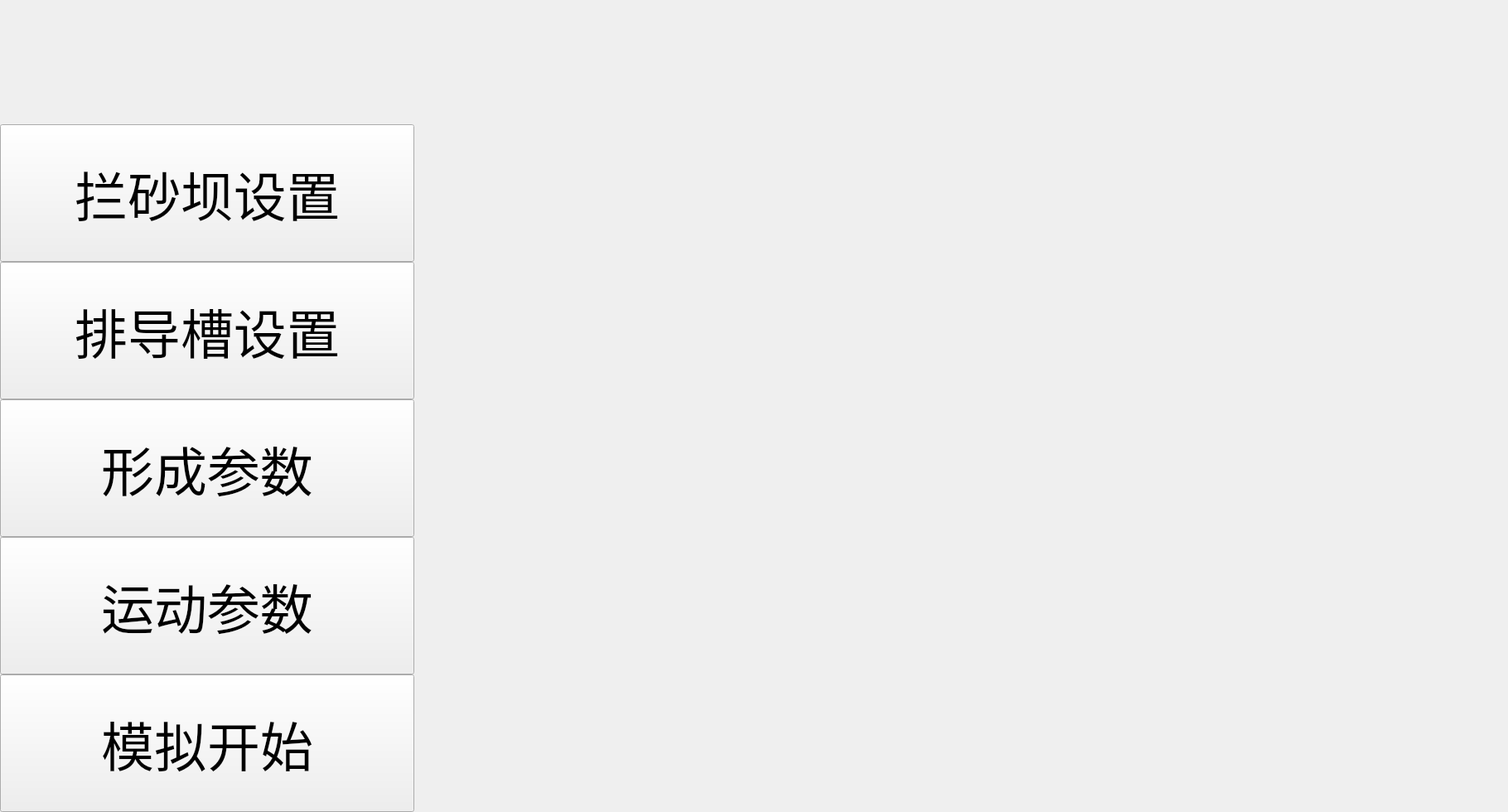
<?xml version="1.0" encoding="UTF-8"?>
<ui version="4.0">
 <class>MainWindow</class>
 <widget class="QMainWindow" name="MainWindow">
  <property name="geometry">
   <rect>
    <x>0</x>
    <y>0</y>
    <width>1820</width>
    <height>980</height>
   </rect>
  </property>
  <property name="font">
   <font>
    <family>黑体</family>
    <pointsize>48</pointsize>
   </font>
  </property>
  <property name="cursor">
   <cursorShape>OpenHandCursor</cursorShape>
  </property>
  <property name="mouseTracking">
   <bool>true</bool>
  </property>
  <property name="contextMenuPolicy">
   <enum>Qt::DefaultContextMenu</enum>
  </property>
  <property name="windowTitle">
   <string>泥石流模拟系统1.0</string>
  </property>
  <widget class="QWidget" name="centralWidget">
   <widget class="QPushButton" name="pushButton">
    <property name="geometry">
     <rect>
      <x>0</x>
      <y>150</y>
      <width>500</width>
      <height>166</height>
     </rect>
    </property>
    <property name="text">
     <string>拦砂坝设置</string>
    </property>
   </widget>
   <widget class="QPushButton" name="pushButton_2">
    <property name="geometry">
     <rect>
      <x>0</x>
      <y>316</y>
      <width>500</width>
      <height>166</height>
     </rect>
    </property>
    <property name="text">
     <string>排导槽设置</string>
    </property>
   </widget>
   <widget class="QPushButton" name="pushButton_3">
    <property name="geometry">
     <rect>
      <x>0</x>
      <y>482</y>
      <width>500</width>
      <height>166</height>
     </rect>
    </property>
    <property name="text">
     <string>形成参数</string>
    </property>
   </widget>
   <widget class="QPushButton" name="pushButton_4">
    <property name="geometry">
     <rect>
      <x>0</x>
      <y>648</y>
      <width>500</width>
      <height>166</height>
     </rect>
    </property>
    <property name="text">
     <string>运动参数</string>
    </property>
   </widget>
   <widget class="QPushButton" name="pushButton_5">
    <property name="geometry">
     <rect>
      <x>0</x>
      <y>814</y>
      <width>500</width>
      <height>166</height>
     </rect>
    </property>
    <property name="text">
     <string>模拟开始</string>
    </property>
   </widget>
  </widget>
  <widget class="QMenuBar" name="menuBar">
   <property name="geometry">
    <rect>
     <x>0</x>
     <y>0</y>
     <width>1820</width>
     <height>23</height>
    </rect>
   </property>
  </widget>
 </widget>
 <layoutdefault spacing="6" margin="11"/>
 <resources/>
 <connections/>
</ui>
